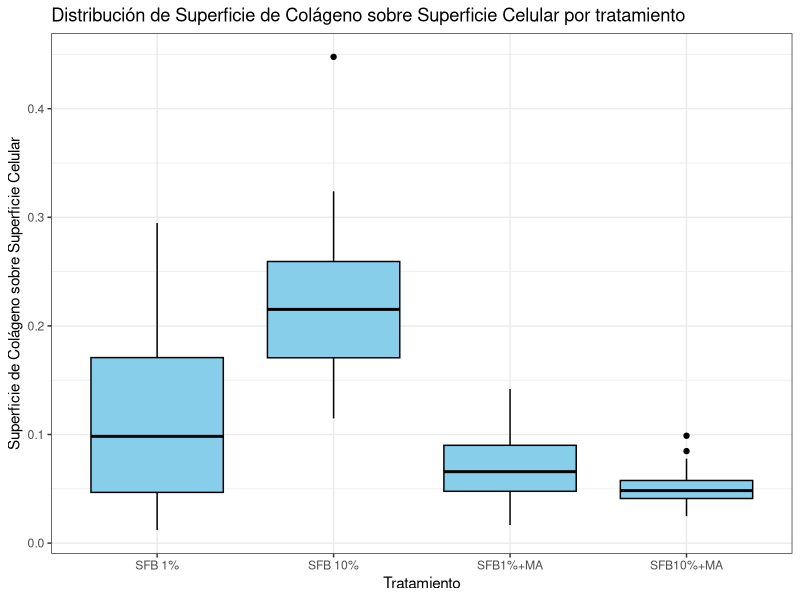
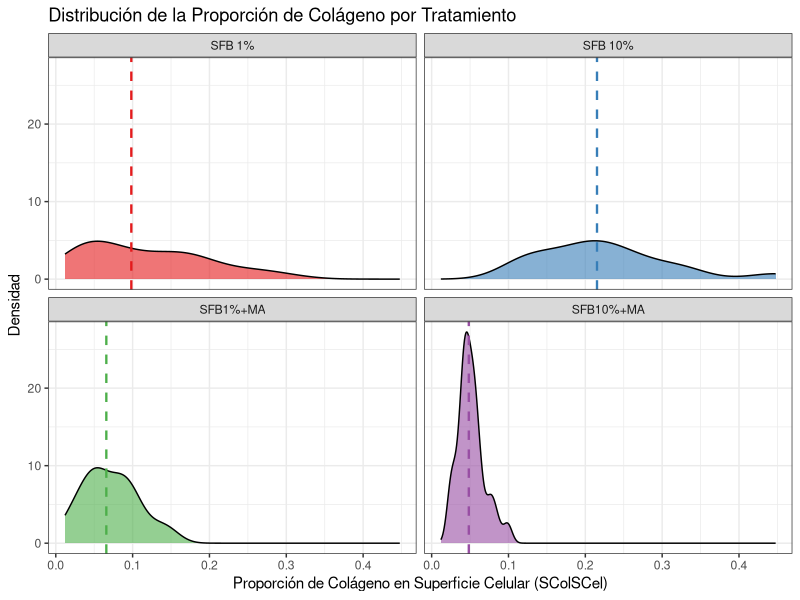

These figures' R source, in order:
## ---- chunk 1
knitr::opts_chunk$set(fig.align="center")
knitr::opts_chunk$set(out.width="65%")
knitr::opts_chunk$set(out.height="45%")
knitr::opts_chunk$set(message=FALSE)
knitr::opts_chunk$set(warning = FALSE)
knitr::opts_chunk$set(echo = FALSE)
options(encoding = "UTF-8")
## ---- chunk 2
# Librerias a usar
library(readxl)
library(kableExtra)
library(dplyr)
library(ggplot2)
## ---- chunk 3
# Cargamos los datos 
datos <- read_excel("datostp.xlsx")
View(datos)
## ---- chunk 4
datos %>%
  group_by(tratamiento) %>%
  summarise(
    N = n(),
    'Media' = mean(SColSCel, na.rm = TRUE),
    'Mediana' = median(SColSCel, na.rm = TRUE),
    'Desvío Estándar' = sd(SColSCel, na.rm = TRUE),
    'Minimo' = min(SColSCel, na.rm = TRUE),
    'Cuartil 1' = quantile(SColSCel, 0.25, na.rm = TRUE),
    'Cuartil 2' = quantile(SColSCel, 0.75, na.rm = TRUE),
    'Máximo' = max(SColSCel, na.rm = TRUE)
  ) %>%
  rename('Tratamiento' = tratamiento) %>%
  kable(
    caption = "Resumen descriptivo de Superficie de Colágeno Sobre Superficie Celular por tratamiento",
    digits = 3
  ) %>%
  kable_styling(full_width = FALSE, position = "center")
## ---- chunk 5
ggplot(datos, aes(x = tratamiento, y = SColSCel)) +
  geom_boxplot(fill = "skyblue", color = "black") +
  labs(
    title = "Distribución de Superficie de Colágeno sobre Superficie Celular por tratamiento",
    x = "Tratamiento",
    y = "Superficie de Colágeno sobre Superficie Celular"
  ) +
  theme_bw()
## ---- chunk 6
ggplot(datos, aes(x = SColSCel, fill = tratamiento)) +
  geom_density(alpha = 0.6) +
  geom_vline(
    data = datos %>%
      group_by(tratamiento) %>%
      summarise(mediana = median(SColSCel, na.rm = TRUE)),
    aes(xintercept = mediana, color = tratamiento),
    linetype = "dashed",
    linewidth = 0.8
  ) +
  labs(
    title = "Distribución de la Proporción de Colágeno por Tratamiento",
    x = "Proporción de Colágeno en Superficie Celular (SColSCel)",
    y = "Densidad"
  ) +
  theme_bw() +
  scale_fill_brewer(palette = "Set1") +
  scale_color_brewer(palette = "Set1") +
  facet_wrap(~tratamiento) +
  theme(legend.position = "none")
## ---- chunk 7
library(coin)
kruskal_test(SColSCel ~ as.factor(tratamiento), data=datos)
